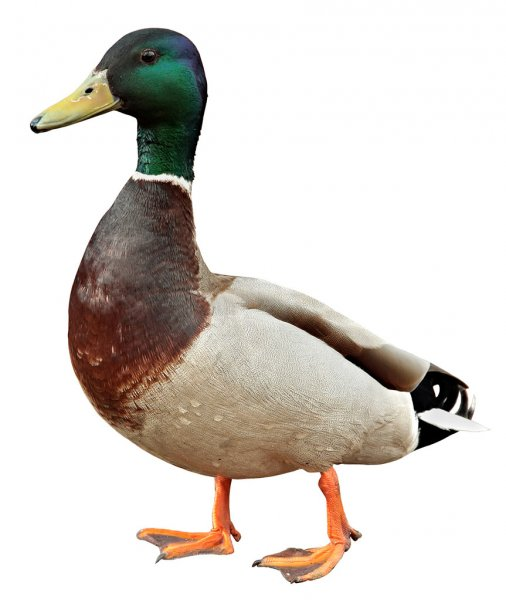
//> input picture 25-08-21/pato.jpg, 506 x 600 px
$ ./250821   (built with g++ and OpenCV 4)
//> lines starting //> are read from the running program, lines starting //| are printed output that depends on the picture
#include <opencv2/core/core.hpp>
#include <opencv2/highgui/highgui.hpp>
#include <opencv2/imgproc.hpp>
#include <iostream>

using namespace std;
using namespace cv;

int main()
{

	string path1 = samples::findFile("pato.jpg");
	string path2 = samples::findFile("tigre.png");

	Mat image1 = imread(path1, IMREAD_GRAYSCALE);
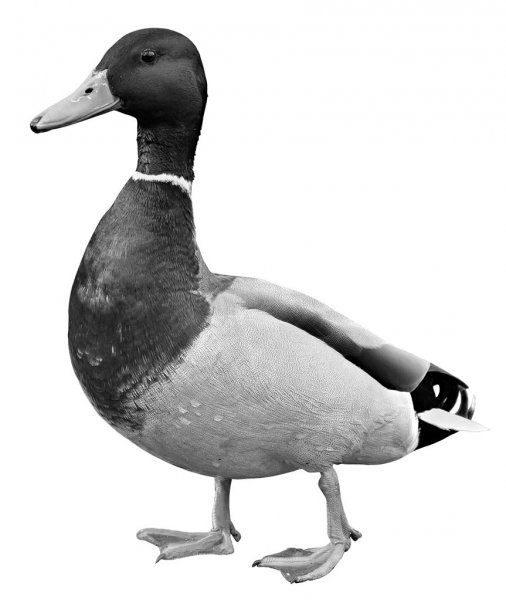
//> image1: 600 rows x 506 cols, CV_8UC1; min 0, max 255, mean 213.8
	Mat image2 = imread(path2, IMREAD_GRAYSCALE);
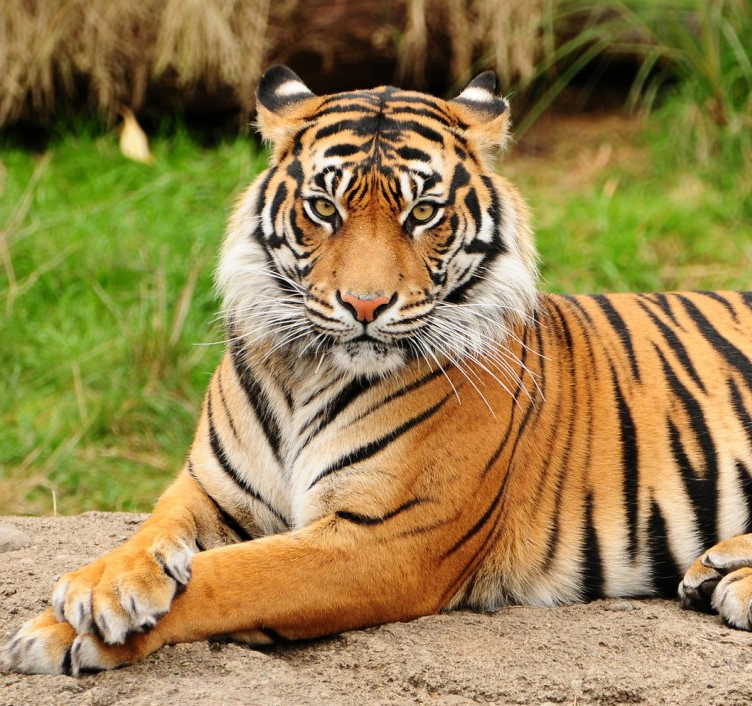
//> input picture 25-08-21/tigre.png, 752 x 706 px
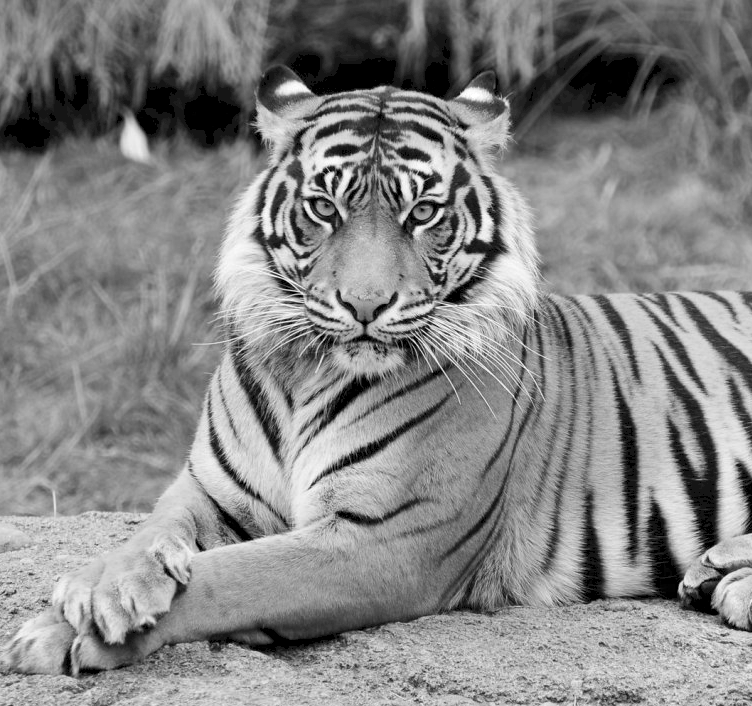
//> image2: 706 rows x 752 cols, CV_8UC1; min 0, max 255, mean 133.8

	float srows;
	float scols;
	int color = 80;

	//juntar imagenes

	if(image1.rows <= image2.rows)
	{
		srows = image1.rows;
//> srows = 600
	}
	else {
		srows = image2.rows;
	}

	if (image1.cols <= image2.cols)
	{
		scols = image1.cols;
//> scols = 506
	}
	else {
		scols = image2.cols;
	}

	Mat newImage(srows, scols, CV_8U);

	for (int i = 0; i < scols; i++)
	{
		for (int j = 0; j < srows; j++)
		{
			newImage.at<uchar>(j, i) = ((image1.at <uchar>(j, i) + image2.at<uchar>(j, i)) / 2);
		}
	}
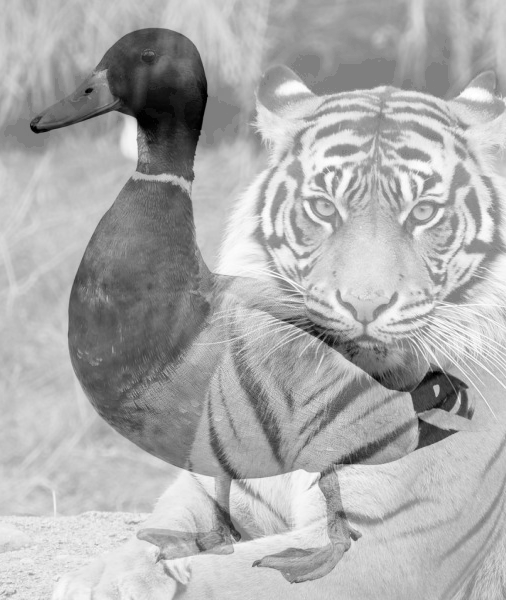
//> newImage: 600 rows x 506 cols, CV_8UC1; min 0, max 255, mean 172.3

	imshow("1", image1);
	imshow("2", image2);
	//imshow("3", newImage);

	//aclarar imagen

	for (int i = 0; i < image1.rows; i++)
	{
		for (int j = 0; j < image1.cols; j++)
		{
			if ((image1.at<uchar>(i, j) + color) > 255) {
				image1.at<uchar>(i, j) = 255;
			}
			else {
				image1.at<uchar>(i, j) = (uchar)((image1.at<uchar>(i, j)) + color);
			}
		}
	}
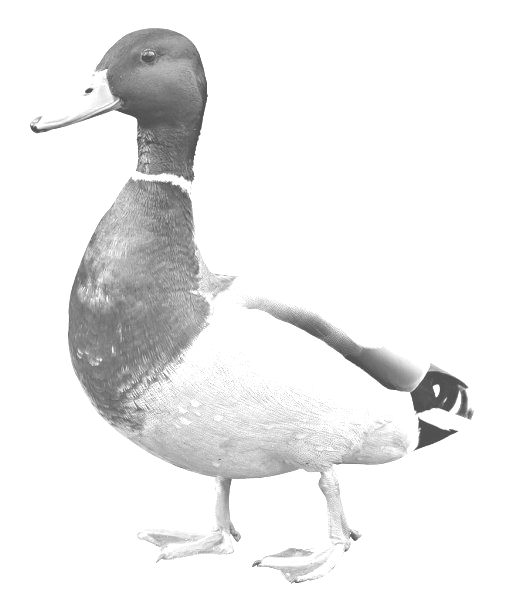
//> image1: 600 rows x 506 cols, CV_8UC1; min 80, max 255, mean 236

	//imshow("aclaramiento", image1);

	//recorrido

	Mat newImage1(srows, scols, CV_8U);

	float w1 = 0;
	float w2 = 1;

	for (int i = 0; i < srows; i++)
	{
		w1 = w1 + (1 / srows);
		w2 = w2 - (1 / srows);

		for (int j = 0; j < scols; j++)
		{

			newImage1.at<uchar>(i, j) = (w1 * image1.at<uchar>(i,j) + w2 * image2.at<uchar>(i,j));

		}
	}
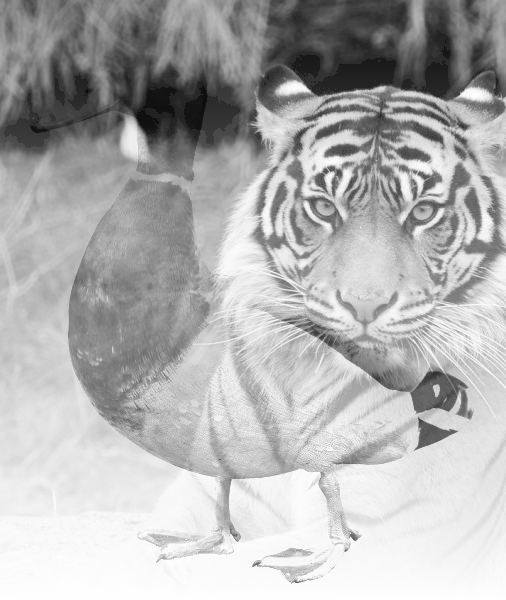
//> newImage1: 600 rows x 506 cols, CV_8UC1; min 12, max 255, mean 177.2
//> after the loop, w1 = 1; w2 = 9.19e-07

	Mat newImage2(srows, scols, CV_8U);

	float w11 = 0;
	float w22 = 1;

	for (int i = 0; i < scols; i++)
	{
		w11 = w11 + (1 / srows);
		w22 = w22 - (1 / srows);

		for (int j = 0; j < srows; j++)
		{

			newImage2.at<uchar>(j, i) = (w11 * image1.at<uchar>(j,i) + w22 * image2.at<uchar>(j,i));

		}
	}
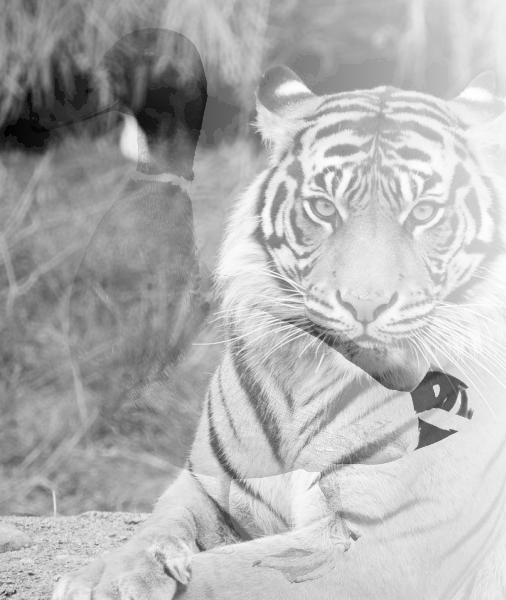
//> newImage2: 600 rows x 506 cols, CV_8UC1; min 2, max 255, mean 177.6
//> after the loop, w11 = 0.843; w22 = 0.157

	imshow("5", newImage1);
	imshow("6", newImage2);

	waitKey(0);

}
